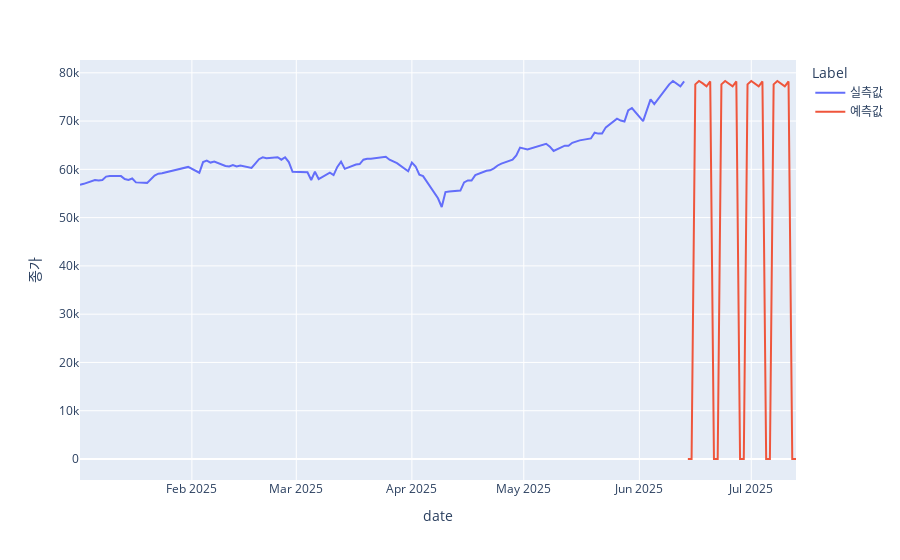

Source (notebook cell):
### Code cell
result1 = pd.concat([df_hana, np1])
px.line(result1, x = 'date', y = '종가', color='Label')
